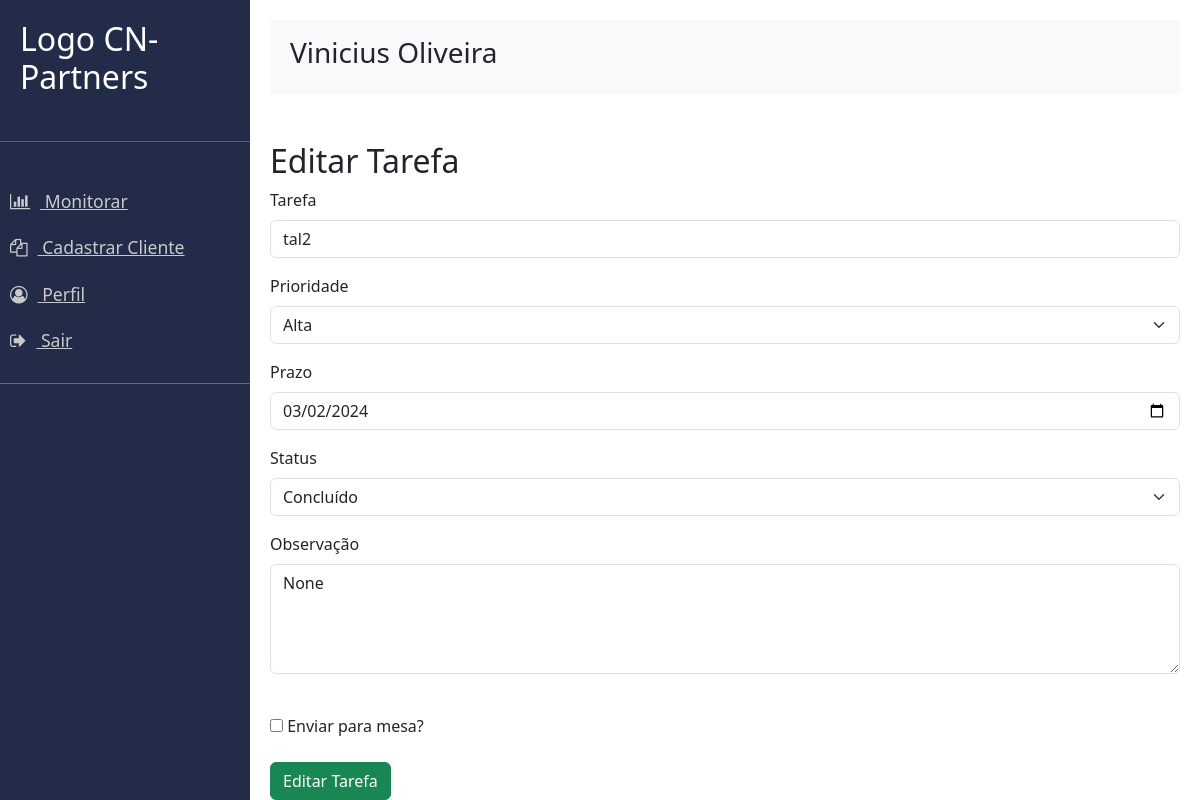
The page /editar_tarefa/6 (signed in) on the database as committed earlier.
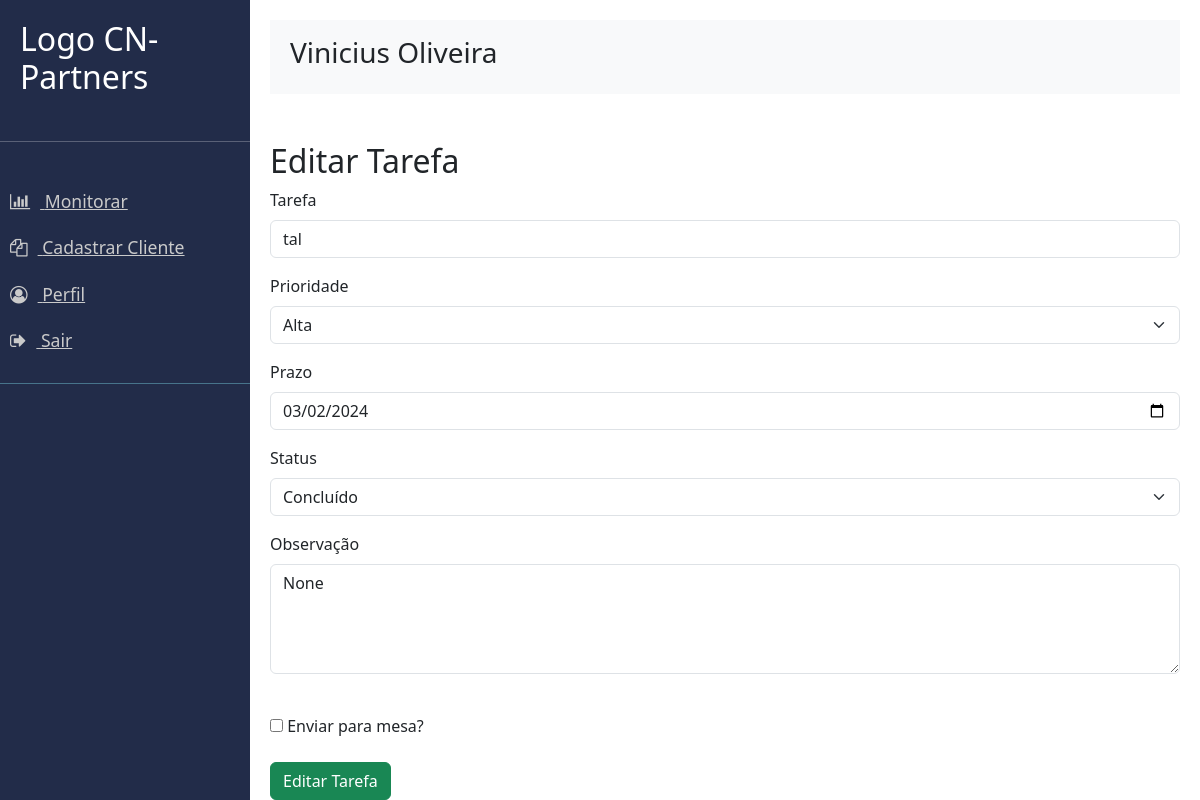
The same page on the database as committed later.
### app.py (models this page shows)
class Tarefas(db.Model):
    id: Mapped[int] = mapped_column(Integer, primary_key=True)
    cliente_id: Mapped[int] = mapped_column(Integer, nullable=False)
    tarefa: Mapped[str] = mapped_column(String(250))
    tipo: Mapped[str] = mapped_column(String(250))
    prioridade: Mapped[str] = mapped_column(String(250))
    prazo: Mapped[Date] = mapped_column(Date)
    status: Mapped[str] = mapped_column(String(250))
    observacao: Mapped[str] = mapped_column(String(500), nullable=True)
    mesa: Mapped[int] = mapped_column(Integer)

### server.py (the view, shortened to what this page needs)
@app.route('/editar_tarefa/<int:id>', methods=["POST", "GET"])
@login_required
def editar_tarefa(id):
    user_name = session.get('user_name')
    result = db.session.execute(db.select(Tarefas).where(Tarefas.id == id))
    tarefa = result.scalar()
    return render_template("editar_tarefa.html", tarefa=tarefa, user_name=user_name)

### server.py (called while the page is built)
@login_manager.user_loader
def load_user(user_id):
    return db.get_or_404(User, user_id)

@app.before_request
def make_session_permanet():
    session.permanent = True
    app.permanet_session_lifetime = timedelta(minutes=20)

### templates/editar_tarefa.html (shortened to what this page needs)
{% extends "base.html" %}
{% from 'bootstrap5/form.html' import render_form %}
{% block content %}
<br>
<br>
<h2>Editar Tarefa</h2>
<form method="POST" action="{{ url_for('editar_tarefa', id=tarefa.id) }}">
    <div class="mb-3">
        <label for="nomeTarefa" class="form-label">Tarefa</label>
        <input type="text" class="form-control" id="nomeTarefa" name="tarefa" value="{{tarefa.tarefa}}">
    </div>
    <div class="mb-3">
        <label class="form-label">Prioridade</label>
        <select class="form-select" id="prioridade" name="prioridade" required>
            <option value="Alta">Alta</option>
        </select>
    </div>
    <div class="mb-3">
        <label for="prazoTarefa" class="form-label">Prazo</label>
        <input type="date" class="form-control" id="prazoTarefa" name="prazo" value="{{tarefa.prazo}}"  required>
    </div>
    <div class="mb-3">
        <label for="nomeTarefa" class="form-label">Status</label>
        <select class="form-select" id="status" name="status" required>
            <option value="concluido" {% if tarefa.status=='concluido' %}selected{% endif %}>Concluído</option>
        </select>
    </div>
    <div class="mb-3">
        <label for="nomeTarefa" class="form-label">Observação</label>
        <textarea class="form-control" id="observacao" name="observacao" rows="4">{{ tarefa.observacao }}</textarea>
    </div>
    <br>
    <div>
        <input type="checkbox" name="mesa" value="mesa">
        <label >Enviar para mesa?</label>
    </div>
    <br>
    <button type="submit" class="btn btn-success">Editar Tarefa</button>
</form>
{%endblock%}

Rows that differ between the two databases and show on the page:
changed Tarefas "Concluído": tarefa "tal2" → "tal"
